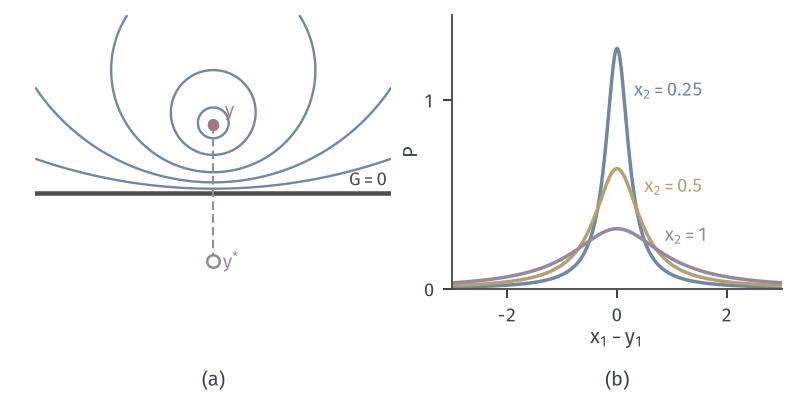

Write the Python code that produced this figure.
from pathlib import Path
import sys
HERE = Path(__file__).resolve().parent
sys.path.insert(0, str(HERE.parent/"ellip-common"))
from ellip_fig import *
# half-plane Green function by image; Poisson kernel.
fig, axes = figure(width_mm=112, height_mm=56, ncols=2, gridspec_kw={'width_ratios': [1.15, 1]})
panel(fig, left=.03, wspace=.14, bottom=.27, right=.985)
ax = axes[0]
g1 = np.linspace(-2.6, 2.6, 701); g2 = np.linspace(.0005, 2.6, 601); P, Q = np.meshgrid(g1, g2)
Gv = -(np.log(np.hypot(P, Q-1))-np.log(np.hypot(P, Q+1)))/(2*np.pi)
ax.contour(P, Q, Gv, [.02, .05, .1, .2, .35, .55], colors=BLUE, linewidths=.95)
ax.plot([-2.6, 2.6], [0, 0], color=STROKE, lw=1.8)
dot(ax, 0, 1, RED); hollow(ax, 0, -1, PURPLE)
ax.plot([0, 0], [-1, 1], color=PURPLE, lw=.85, ls=DASH)
lab(ax, .17, 1.12, r'$\mathbf{y}$', RED); lab(ax, .14, -1.0, r'$\mathbf{y}^{*}$', PURPLE, va='center')
lab(ax, 2.55, .1, r'$G=0$', STROKE, ha='right')
ax.set_xlim(-2.6, 2.6); ax.set_ylim(-1.4, 2.6); ax.set_aspect('equal'); ax.set_xticks([]); ax.set_yticks([])
for s in ax.spines.values(): s.set_visible(False)
ax = axes[1]
s = np.linspace(-3, 3, 800)
for x2, c in ((.25, BLUE), (.5, YELLOW), (1, PURPLE)):
    ax.plot(s, x2/(np.pi*(s**2+x2**2)), color=c, lw=1.4)
    lab(ax, x2*.75+.12, 1/(np.pi*x2)*.8, '$x_2=%g$' % x2, c, ha='left')
ax.set_xlim(-3, 3); ax.set_ylim(0, 1.45); ax.set_xticks([-2, 0, 2]); ax.set_yticks([0, 1]); hat01(ax, r'$x_1-y_1$', r'$P$')
tags(fig, axes)
save(fig, HERE, 'figure', {'source': [0, 1], 'levels': [.02, .05, .1, .2, .35, .55], 'P': 'x2/(pi((x1-y1)^2+x2^2))'})
